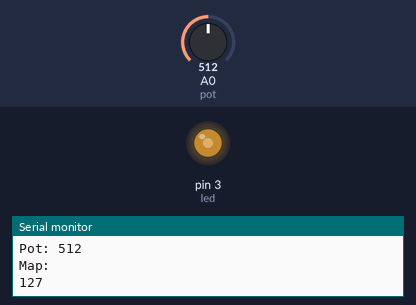
A sketch run on a simulated Arduino Uno, built with avr-gcc and run on an emulated ATmega328P. Shown: output pins drawn as LEDs (lit = HIGH), the last lines printed to the serial monitor. The inputs (shaded band) are chosen by the test bench; at power-on: A0 (pot) = 512.

Above: at 1.8 s.
1.9 s: A0 (pot) set to 716
At 2.5 s:
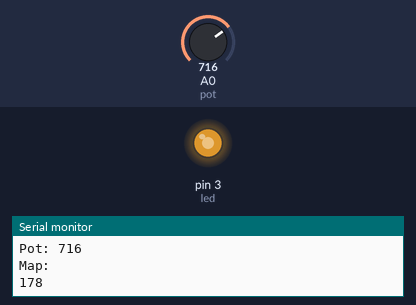
3.5 s: A0 (pot) set to 900
At 5.2 s:
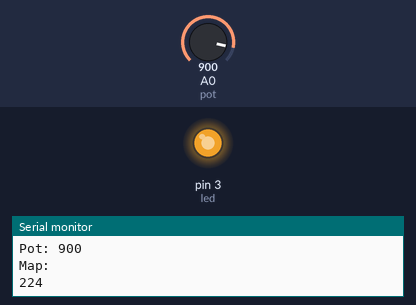
5.5 s: A0 (pot) set to 122
At 6.8 s:
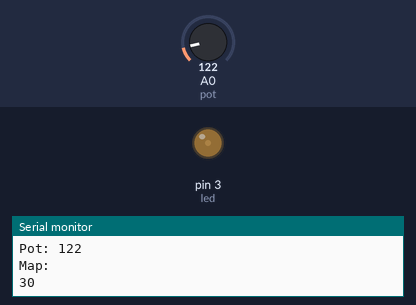
7.5 s: A0 (pot) set to 0
At 8.4 s:
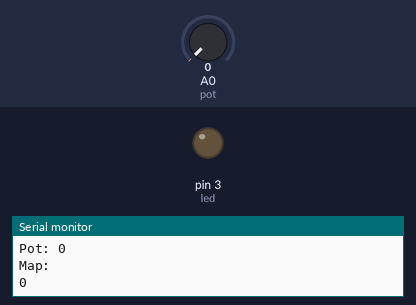
9.5 s: A0 (pot) set to 511
At 11.2 s:
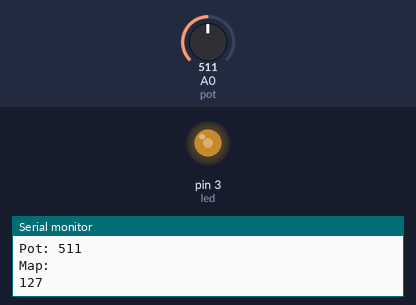
Timing chart, 0 to 12.5 s (numbered marks = the images above; inputs shaded):
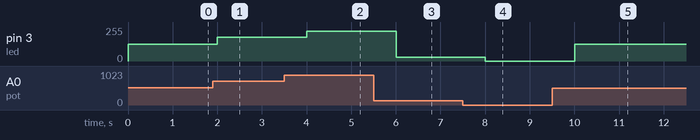

Measured:
- after the input at 1.9 s, pin 3 (led): 127/255 → 178/255 after 0.10 s
- after the input at 3.5 s, pin 3 (led): 178/255 → 224/255 after 0.50 s
- after the input at 5.5 s, pin 3 (led): 224/255 → 30/255 after 0.50 s
- after the input at 7.5 s, pin 3 (led): 30/255 → 0/255 after 0.51 s
- after the input at 9.5 s, pin 3 (led): 0/255 → 127/255 after 0.51 s

The sketch:

codigo.ino
```cpp
const int led = 3;
const int pot = 0;


void setup()
{
  pinMode(3, OUTPUT);
  Serial.begin(9600);
}

void loop()
{
  int var = analogRead (pot);
  int var2 = map(var, 0, 1023, 0, 255);
  analogWrite (led, var2);
  Serial.print("Pot: ");
  Serial.println(var);
  Serial.println("Map: ");
  Serial.println(var2);
  Serial.println("");
  delay(1000);
}
```
